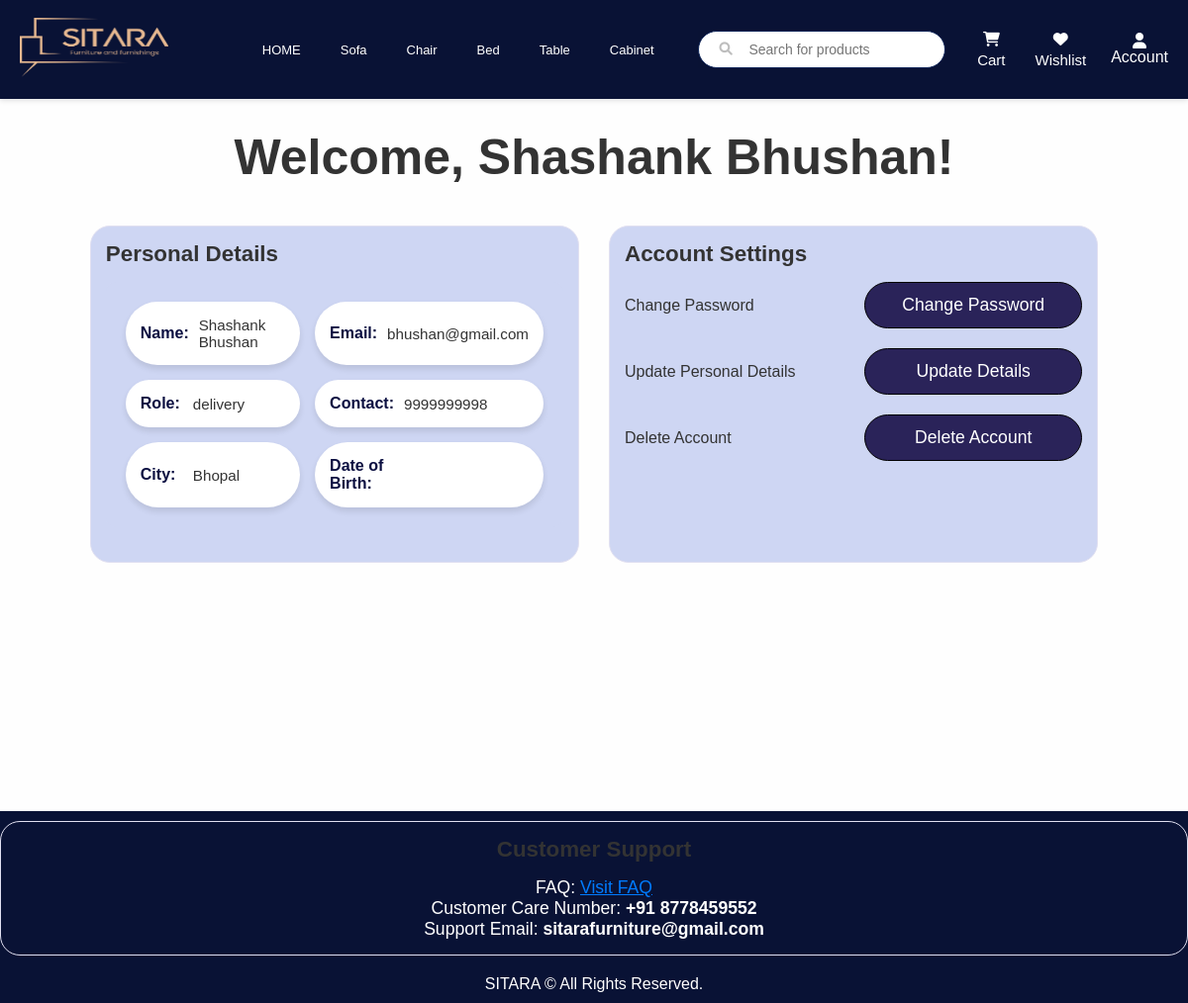
/auth/profile/2 (signed in), run on the app's committed database.
### app/models.py (models this page shows, shortened)
class User(UserMixin, db.Model):
    id = db.Column(db.Integer, primary_key=True)
    username = db.Column(db.String(50), nullable=False)
    email = db.Column(db.String(100), unique=True, nullable=False)
    password = db.Column(db.String(255), nullable=False)
    role = db.Column(db.String(20), nullable=False)
    contact = db.Column(db.String(20), nullable=False)
    address = db.Column(db.String(200), nullable=False)
    city = db.Column(db.String(100), nullable=False)
    reset_token = db.Column(db.String(128), nullable=True)

### app/auth.py (the view)
@auth.route('/profile/<int:id>')
@login_required
def profile(id):
    user = db.session.get(User, id)
    if not user:
        abort(404)
    if current_user.id != id and current_user.role != 'admin':
        abort(403)
    return render_template('profile.html', user=user)

### app/templates/profile.html (shortened to what this page needs)
<!DOCTYPE html>
<html lang="en">
  <head>
  </head>
  <body>
    {% extends "home.html" %} {% block title %}Admin Dashboard{% endblock %} {%
    block content %}
    <div class="container">
      <h2 style="text-align: center; font-size: 50px; font-weight: bold; color: #333; margin-top: 20px;margin-bottom: 40px;">
        Welcome, {{ user.username }}!
    </h2>
      <div class="profile-sections">
        <section id="personal-details">
          <h2>Personal Details</h2>
          <ul class="info">
            <li>
              <span class="label">Name:</span>
              <span class="value">{{ user.username }}</span>
            </li>
            <li>
              <span class="label">Email:</span>
              <span class="value">{{ user.email }}</span>
            </li>
            <li>
              <span class="label">Role:</span>
              <span class="value">{{ user.role }}</span>
            </li>
            <li>
              <span class="label">Contact:</span>
              <span class="value">{{ user.contact }}</span>
            </li>
            <li>
              <span class="label">City:</span>
              <span class="value">{{ user.city }}</span>
            </li>
            <li>
              <span class="label">Date of Birth:</span>
            </li>
          </ul>
        </section>
        <section id="account-settings">
          <h2>Account Settings</h2>
          <div>
            <span>Change Password</span>
            <form
              action="{{ url_for('auth.change_password', id=user.id) }}"
              method="get"
              style="display: inline"
            >
              <button class="change-password-btn">Change Password</button>
            </form>
          </div>
          <div>
            <span>Update Personal Details</span>
            <form
              action="{{ url_for('auth.update_details', id=user.id) }}"
              method="get"
              style="display: inline"
            >
              <button type="submit" class="btn btn-primary">
                Update Details
              </button>
            </form>
          </div>
          <div>
            <span>Delete Account</span>
            <a href="{{ url_for('auth.confirm_delete', id=user.id) }}">
              <button class="delete-account-btn">Delete Account</button>
            </a>
          </div>
        </section>
      </div>
    </div>
    {% endblock %}

### app/static/home.css (style rules this page uses)
* { margin: 0; padding-top: 0; box-sizing: border-box; }
body { margin: 0; padding: 0; background-color: #f4f4f4; color: #333; */ }

### data on the page
User: username "Shashank Bhushan", email "bhushan@gmail.com", role "delivery", contact "9999999998", city "Bhopal"
